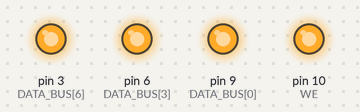
Bench run of a sketch on a simulated Arduino Uno, built with avr-gcc and run on an emulated ATmega328P. On the bench: output pins drawn as LEDs (lit = HIGH). Pins used as bus, display or sensor lines are not drawn.

Above: at 0.1 s.
At 1.1 s:
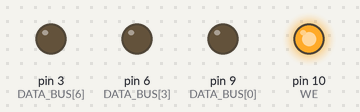
At 2.6 s:
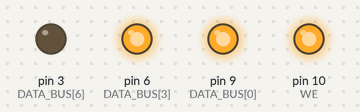
At 4.6 s:
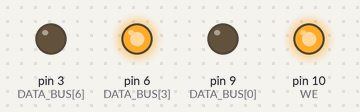
Timing chart, 0 to 6.5 s (numbered marks = the images above):
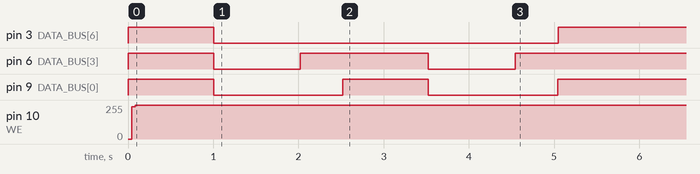

The sketch:

SN76489-test.ino
```cpp
// (licence header left out)
const byte DATA_BUS[] = {9, 8, 7, 6, 5, 4, 3, 2};
const byte WE = 10;

void setup() {
  // Setup pins
  for(int pin=0; pin < 8; pin++) {
    pinMode(DATA_BUS[pin], OUTPUT);
  }
  pinMode(WE, OUTPUT);
  digitalWrite(WE, HIGH);

  /*  Init device (silence all channels)
   *  Bits meaning:
   *  1 R0 R1 R2 A0 A1 A2 A3
   *    Bit0 is 1
   *    Bit1,2,3 select the channel: 001, 011, 101, 111(noise)
   *    Bit4,5,6,7 selecy the attenuation (0000=full volume, 1111=silent)
   */
  SendByte(B10011111);    // Sil ch 1
  SendByte(B10111111);    // Sil ch 2
  SendByte(B11011111);    // Sil ch 3
  SendByte(B11111111);    // Sil noise

  delay(1000);

  // Channel 1 to max volume
  SendByte(B10010000);

  /*  Play note on channel 1
   *  Requires sending 2 bytes.
   *  Bits meaning:
   *  1 R0 R1 R2 F6 F7 F8 F9    0 0 F0 F1 F2 F3 F4 F5
   *    First bit:  1=low byte (first sent), 0=high byte (last sent)
   *    R0,1,2: select the channel: 000, 010, 100, 110(noise)
   *    F0..9: frequency value calculated as:
   *      f = REF_CLK / 32 * n
   *      Where f is the resulting frequency in HZ, REF_CLK is the reference clock on pin 14 in HZ and n is F0..9
   */
   SendByte(B10000000); SendByte(B00100000);
   delay(500);
   SendByte(B10000000); SendByte(B00010000);
   delay(500);
   SendByte(B10000000); SendByte(B00001000);
   delay(500);

   SendByte(B10011111);    // Sil ch 1

   delay(1000);

   // Play notes on channel 1,2,3
   SendByte(B10010000); // Channel 1 vol max (0000)
   SendByte(B10000000); SendByte(B00100000);  // Note on ch1
   delay(500);
   SendByte(B10110010); // Channel 2 vol 0010
   SendByte(B10100000); SendByte(B00010000);  // Note on ch2
   delay(500);
   SendByte(B11010100); // Channel 3 vol 0100
   SendByte(B11000000); SendByte(B00001000);  // Note on ch3
   delay(500);

   SendByte(B10011111);    // Sil ch 1
   SendByte(B10111111);    // Sil ch 2
   SendByte(B11011111);    // Sil ch 3

   delay(1000);
   /*
    * Play noise on channel 4
    */

}

void loop() {}

void SendByte(byte b) {
  digitalWrite(DATA_BUS[0], (b&1)?HIGH:LOW);
  digitalWrite(DATA_BUS[1], (b&2)?HIGH:LOW);
  digitalWrite(DATA_BUS[2], (b&4)?HIGH:LOW);
  digitalWrite(DATA_BUS[3], (b&8)?HIGH:LOW);
  digitalWrite(DATA_BUS[4], (b&16)?HIGH:LOW);
  digitalWrite(DATA_BUS[5], (b&32)?HIGH:LOW);
  digitalWrite(DATA_BUS[6], (b&64)?HIGH:LOW);
  digitalWrite(DATA_BUS[7], (b&128)?HIGH:LOW);
  delay(1);
  digitalWrite(WE, LOW);
  delay(1);
  digitalWrite(WE, HIGH);
}
```
